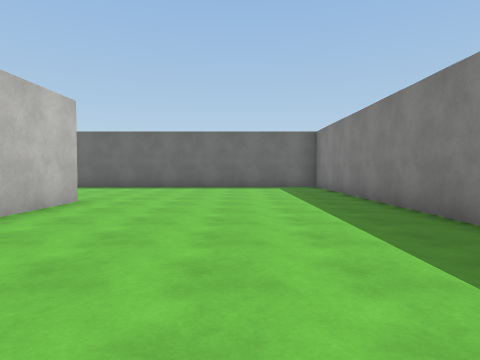
view 1 (above)

24 first-person views from a walk through a 3-D level made in the Unity game engine. The camera is 1.3 m above the floor, tilts 2° down and sees 75° across. The floor is counted in squares, 2 m on a side. Each view is taken from the middle of a square. On the plan, view 1 faces up. The plan holds only what a view shows up to about 10 squares ahead; the rest is blank. The place goes on beyond the plan. The player character is not drawn. Some animated figures are left out. Surface patterns are stand-ins for the level's own textures.

view 2
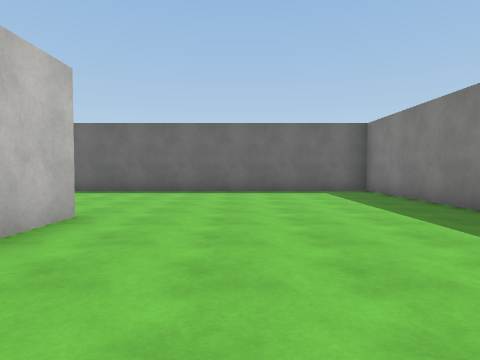

view 3
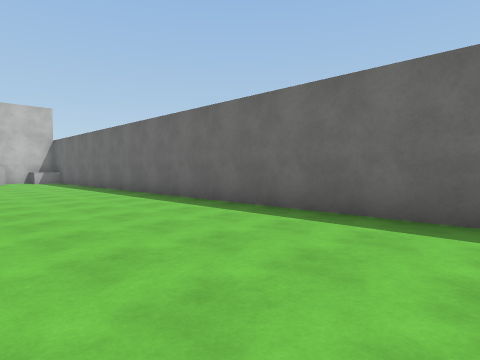

view 4
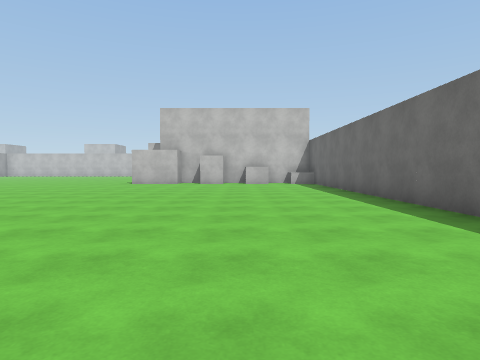

view 5
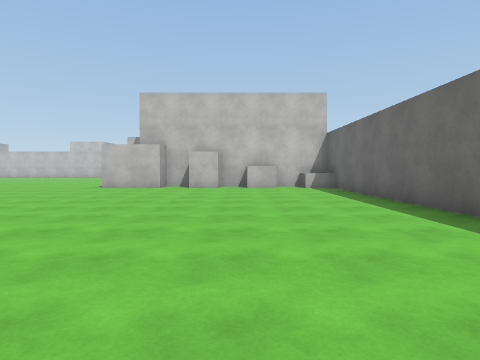

view 6
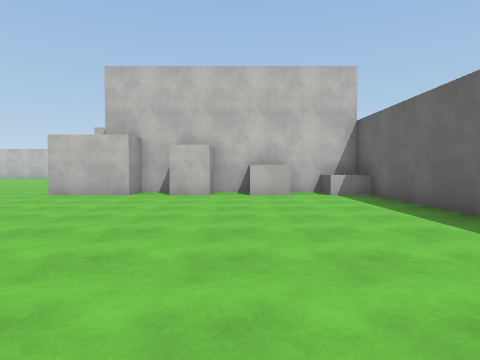

view 7
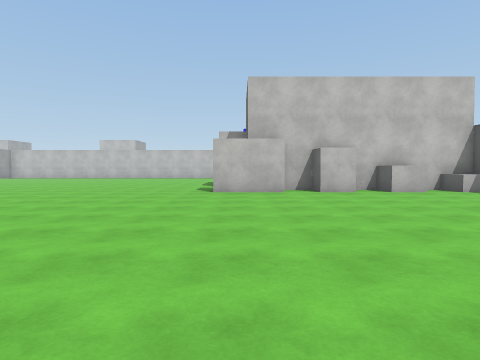

view 8
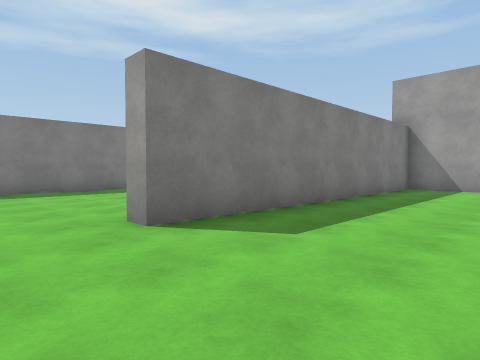

view 9
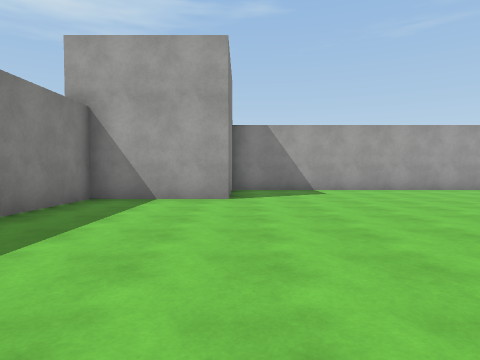

view 10
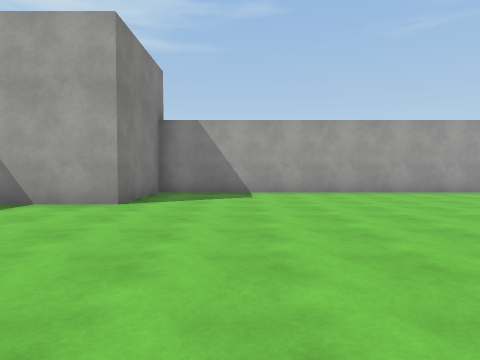

view 11
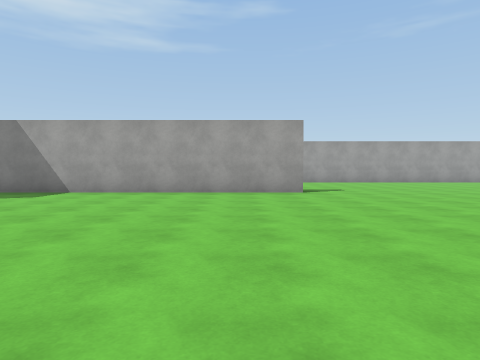

view 12
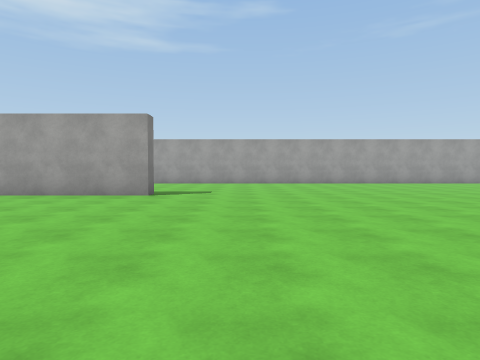

view 13
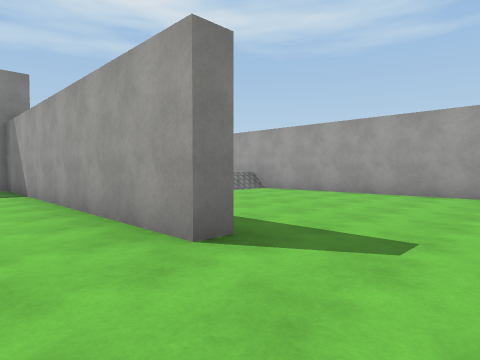

view 14
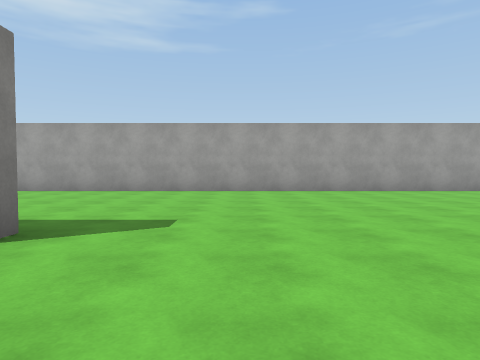

view 15
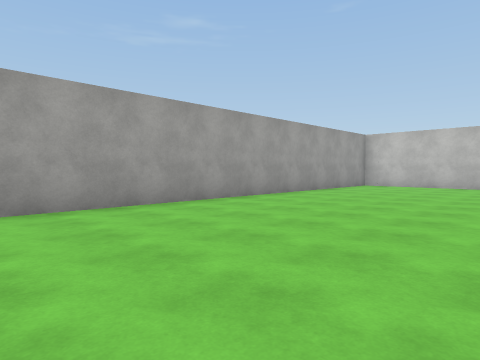

view 16
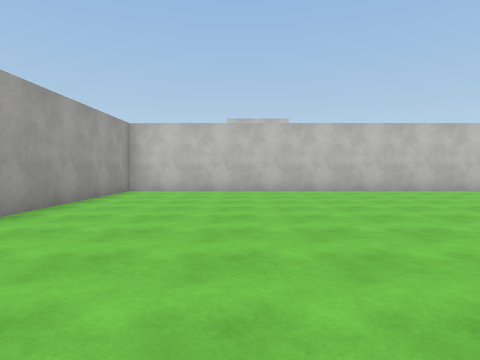

view 17
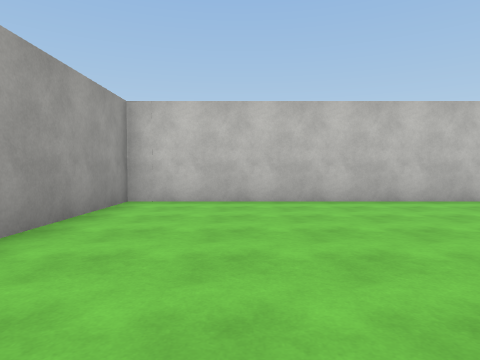

view 18
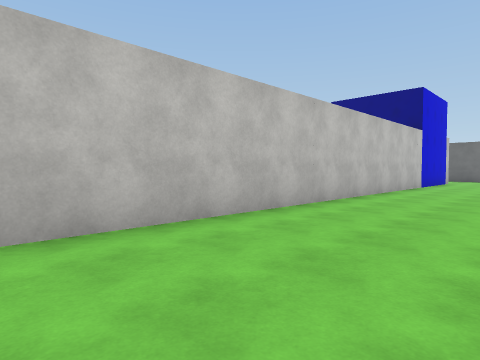

view 19
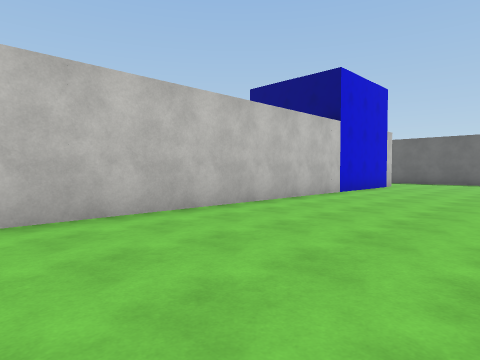

view 20
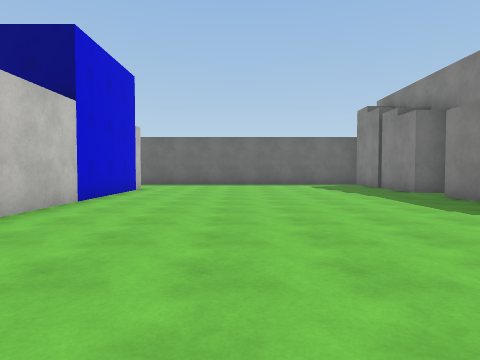

view 21
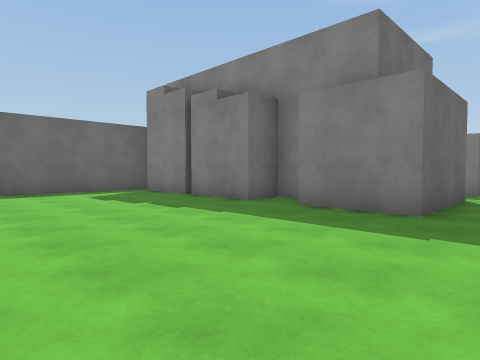

view 22
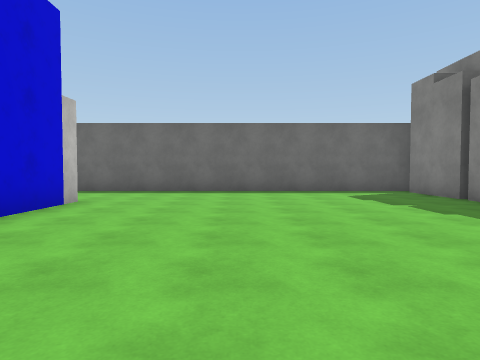

view 23
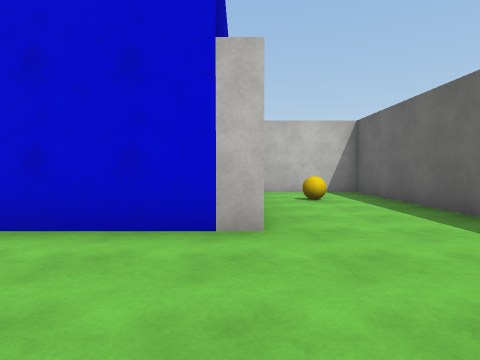

view 24
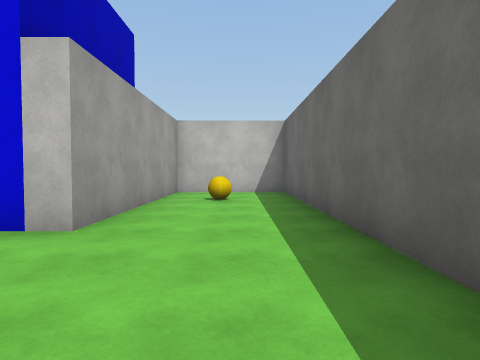

### Floor plan
Points are (right, up) in squares from view 1. A wall is a line through its corners. A room is listed if a view was taken in it or the views show most of it. See-through windows are left out.
Room 1 (views 1, 2, 3, 4, 5, 6, 7, 8, 9, 10, 11, 12, 13, 14, 15, 16, 17, 18, 19, 20, 21, 22, 23, 24)
walls: (-15.8, -6.2) (-15.8, -5.7) (-6.8, -5.7) (-6.8, -2.8) (-3.8, -2.8) (-3.8, 6.2) (-3.2, 6.2) (-3.2, 4.1); (-19.2, 3.2) (-22.2, 3.2) (-22.2, 5.2); (-21.2, 5.9) (-21.2, 6.5) (-22.2, 6.5) (-22.2, 8.5); (-16.7, 9.4) (-16.7, 8.3) (-17.8, 8.3); (-22.2, 8.8) (-22.2, 10.8); (-21.9, 11.3) (-35.8, 11.3) (-35.8, 8.3) (-30.2, 8.3) (-30.2, -12.2) (-11.4, -12.2); (2.8, 3.5) (2.8, 11.3) (-17.7, 11.3) (-17.7, 7.3) (-16.7, 7.3) (-16.7, 6.3) (-17.7, 6.3) (-17.7, 5.3) (-16.7, 5.3) (-16.7, 3.2)
low walls: (-16.7, 11.2) (-16.7, 10.3) (-17.8, 10.3)
objects: other object (-34, 10)

Where each view was taken, in squares from view 1:
view 1: 0 up, 0 right, facing up
view 2: 2 up, 1 left, facing up
view 3: 7 up, 1 left, facing up-left
view 4: 8 up, 3 left, facing left
view 5: 8 up, 6 left, facing left
view 6: 8 up, 9 left, facing left
view 7: 4 up, 8 left, facing left
view 8: 8 up, 7 left, facing down-right
view 9: 4 up, 7 left, facing down
view 10: 3 up, 9 left, facing down
view 11: 3 up, 14 left, facing down
view 12: 2 up, 18 left, facing down
view 13: 4 down, 18 left, facing down-right
view 14: 3 down, 18 left, facing down
view 15: 7 down, 18 left, facing down-left
view 16: 9 down, 21 left, facing left
view 17: 10 down, 24 left, facing left
view 18: 8 down, 27 left, facing up-left
view 19: 4 down, 26 left, facing up-left
view 20: 2 down, 27 left, facing up
view 21: 2 up, 27 left, facing up-right
view 22: 2 up, 27 left, facing up
view 23: 8 up, 27 left, facing left
view 24: 10 up, 27 left, facing left
